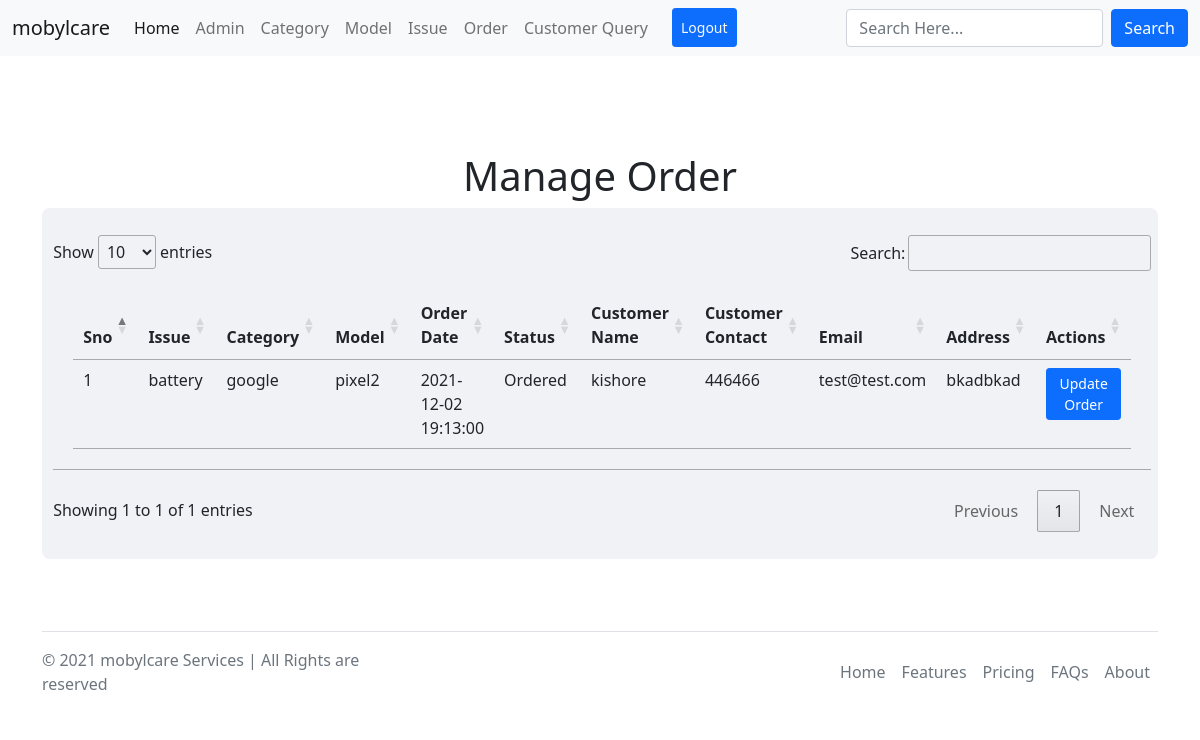
Page /admin/manage-order.php (signed in) on the committed database.
### tables this page shows
CREATE TABLE `tbl_order` (
  `id` int(10) UNSIGNED NOT NULL,
  `issue` varchar(150) NOT NULL,
  `category` varchar(150) NOT NULL,
  `model` varchar(150) NOT NULL,
  `order_date` datetime NOT NULL DEFAULT current_timestamp(),
  `status` varchar(50) NOT NULL,
  `customer_name` varchar(150) NOT NULL,
  `customer_contact` varchar(20) NOT NULL,
  `customer_email` varchar(150) NOT NULL,
  `customer_address` varchar(255) NOT NULL
);

### admin/manage-order.php (the view, shortened to what this page needs)
<?php
include('partials/_header.php');
?>
<div class="container mt-5 py-5">
    <h1 class="text-center">Manage Order</h1>
    <div id="main-content" class="py-3" style="width: 100% !important;">
        <div id="wrapper" style="width: fit-content;">
            <table class="tbl-full my-3 table" id="myTable" style="padding: 20px;">
                <thead>
                    <tr>
                        <th scope="col">Sno</th>
                        <th scope="col">Issue</th>
                        <th scope="col">Category</th>
                        <th scope="col">Model</th>
                        <th scope="col">Order Date</th>
                        <th scope="col">Status</th>
                        <th scope="col">Customer Name</th>
                        <th scope="col">Customer Contact</th>
                        <th scope="col">Email</th>
                        <th scope="col">Address</th>
                        <th scope="col">Actions</th>
                    </tr>
                </thead>
                <?php
                $sql = "SELECT * FROM tbl_order ORDER BY id DESC";
                $result = mysqli_query($conn, $sql);
                $count = mysqli_num_rows($result);
                $sno = 1;
                if ($count > 0) {
                    while ($row = mysqli_fetch_assoc($result)) {
                        $id = $row['id'];
                        $issue = $row['issue'];
                        $category = $row['category'];
                        $model = $row['model'];
                        $order_date = $row['order_date'];
                        $status = $row['status'];
                        $customer_name = $row['customer_name'];
                        $customer_contact = $row['customer_contact'];
                        $customer_email = $row['customer_email'];
                        $customer_address = $row['customer_address'];
                ?>
                        <tbody>
                            <tr>
                                <td><?php echo $sno++; ?></td>
                                <td><?php echo $issue; ?></td>
                                <td><?php echo $category; ?></td>
                                <td><?php echo $model; ?></td>
                                <td><?php echo $order_date; ?></td>
                                <td>
                                    <?php
                                    if ($status == "Ordered") {
                                        echo "<label>$status</label>";
                                    } elseif ($status == "On Delivery") {
                                        echo "<label style='color: orange;'>$status</label>";
                                    } elseif ($status == "Delivered") {
                                        echo "<label class='text-success'>$status</label>";
                                    } else {
                                        echo "<label class='text-danger'>$status</label>";
                                    }
                                    ?>
                                </td>
                                <td><?php echo $customer_name; ?></td>
                                <td><?php echo $customer_contact; ?></td>
                                <td><?php echo $customer_email; ?></td>
                                <td><?php echo $customer_address; ?></td>
                                <td>
                                    <a href="<?php echo SITEURL; ?>admin/update-order.php?id=<?php echo $id; ?>" class="btn btn-primary btn-sm">Update Order</a>
                                </td>
                            </tr>
                        </tbody>
                <?php
                    }
                } else {
                    echo '<div class="text-danger">Orders Not Available</div>';
                }
                ?>
            </table>
        </div>
    </div>
</div>
<?php
include('partials/_footer.php');
?>

### css/admin.css (style rules this page uses)
* { margin: 0; padding: 0; font-family: 'Segoe UI', Tahoma, Geneva, Verdana, sans-serif; }
body { min-height: 100vh; }
#wrapper { padding: 1%; width: 80%; margin: 0 auto; }
#main-content { background: #f1f2f6 !important; }
.tbl-full { width: 100%; }
table tr th { border-bottom: 1px solid #ccc; padding: 1%; }
table tr td { padding: 1%; }

### admin/partials/_header.php (style rules this page uses)
div#main-content { background: #f1f2f6 !important; border-radius: .5rem !important; }

### rows in the picture
tbl_order: issue "battery", category "google", model "pixel2", order_date "2021-12-02 19:13:00", status "Ordered", customer_name "kishore", customer_contact "446466", customer_email "test@test.com", customer_address "bkadbkad"
